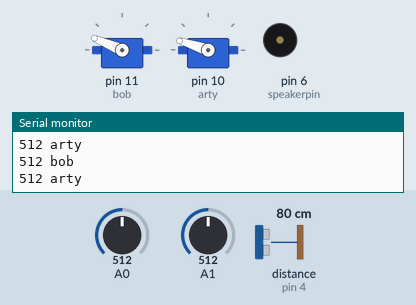
Bench run of a sketch on a simulated Arduino Uno, built with avr-gcc and run on an emulated ATmega328P. Parts: 2 × servo, buzzer (waves = sounding), the last lines printed to the serial monitor. Wiring (inferred from the names in the program): ultrasonic range finder: trigger pin 2; echo pin 4. The inputs (shaded band) are chosen by the test bench; at power-on: A0 = 512, A1 = 512, distance to the obstacle (sensor on pin 4) 80 cm. The echo pulse lasts 58.3 µs per cm.

Above: at 1.2 s.
1.3 s: A0 set to 104
At 2.4 s:
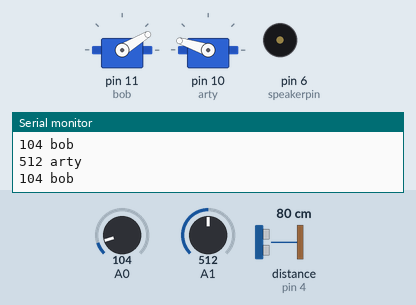
2.8 s: A0 set to 90
At 3.6 s:
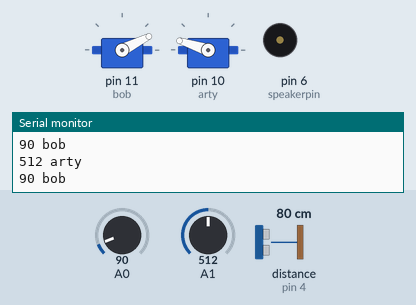
5.8 s: A1 set to 109
At 6.9 s:
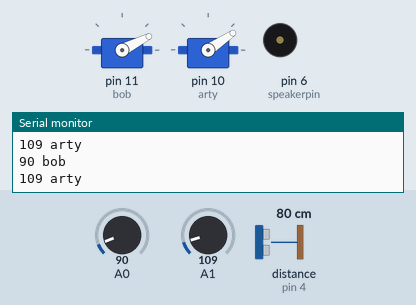
7.3 s: A1 set to 89
At 7.8 s:
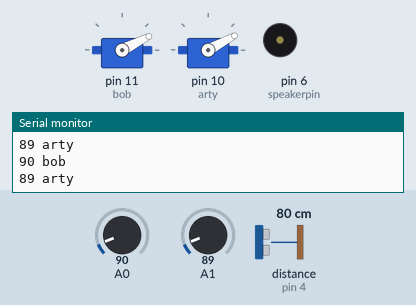
8.8 s: distance to the obstacle (sensor on pin 4) set to 34 cm
11.8 s: distance to the obstacle (sensor on pin 4) set to 29 cm
At 12.9 s:
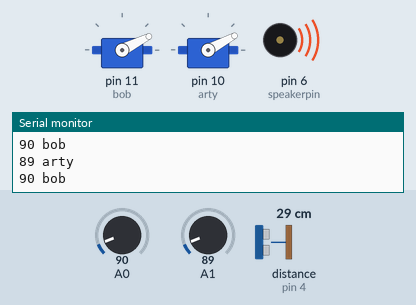
Timing chart, 0 to 14.3 s (numbered marks = the images above; inputs shaded):
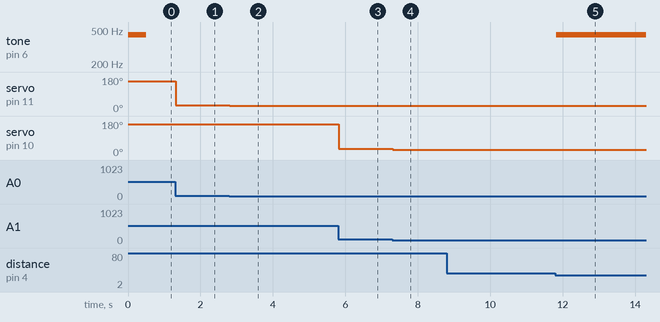

The sketch:

pan-tilt-ultrasonic-alarm.ino
```cpp
#include <Servo.h>

Servo bob;
Servo arty;

int sensorRead1;
int sensorRead2;

int bobAngle;
int artyAngle;

//ultrasonic variables start here
long echotime;
float cm;
int echopin=4;
int trigpin=2;

//speaker variables start here
int speakerpin=6;

void setup()
{
  bob.attach(11);
 arty.attach(10);

 Serial.begin(9600);

 pinMode(trigpin,OUTPUT);
 pinMode(echopin,INPUT);

tone(speakerpin, 440, 500);
}

void loop()
{
 //bobmove
  sensorRead1 = analogRead(A0);

  Serial.print(sensorRead1);
  Serial.print(" bob \n");

  bobAngle = map(sensorRead1, 0, 586, 0, 180);
  bob.write(bobAngle);
  //endbobmove

  sensorRead2 = analogRead(A1);

  Serial.print(sensorRead2);
  Serial.print(" arty \n");

  artyAngle = map(sensorRead2, 0, 566, 0, 180);
  arty.write(artyAngle);

 // Serial.println(echolocation());

 if(echolocation()< 30)
 {
   tone(speakerpin, 440, 500);
 }

    delay(10);

}

float echolocation()
{
  //trigerring trig pin
   digitalWrite(trigpin,LOW);
delayMicroseconds(4);
 digitalWrite(trigpin,HIGH);
delayMicroseconds(10);
   digitalWrite(trigpin,LOW);
   //end trigger trig pin
   //begim measuring echotime
  echotime=pulseIn(echopin,HIGH);
  //end measuring echotime
  //begin calculating distance in cm
cm=echotime*0.01715;
//end calculating distance in cm
   return cm;
}
```

Measured:
- the behaviour switches between 31 and 30 cm on distance to the obstacle (sensor on pin 4) (found by bisection; images 4 and 5)
- after the input at 1.3 s, servo on pin 11 (bob): 157° → 31° at once
- after the input at 2.8 s, servo on pin 11 (bob): 31° → 27° at once
- after the input at 5.8 s, servo on pin 10 (arty): 162° → 34° at once
- after the input at 7.3 s, servo on pin 10 (arty): 34° → 28° at once
- after the input at 11.8 s, tone on pin 6 (speakerpin): silent → 440 Hz at once
